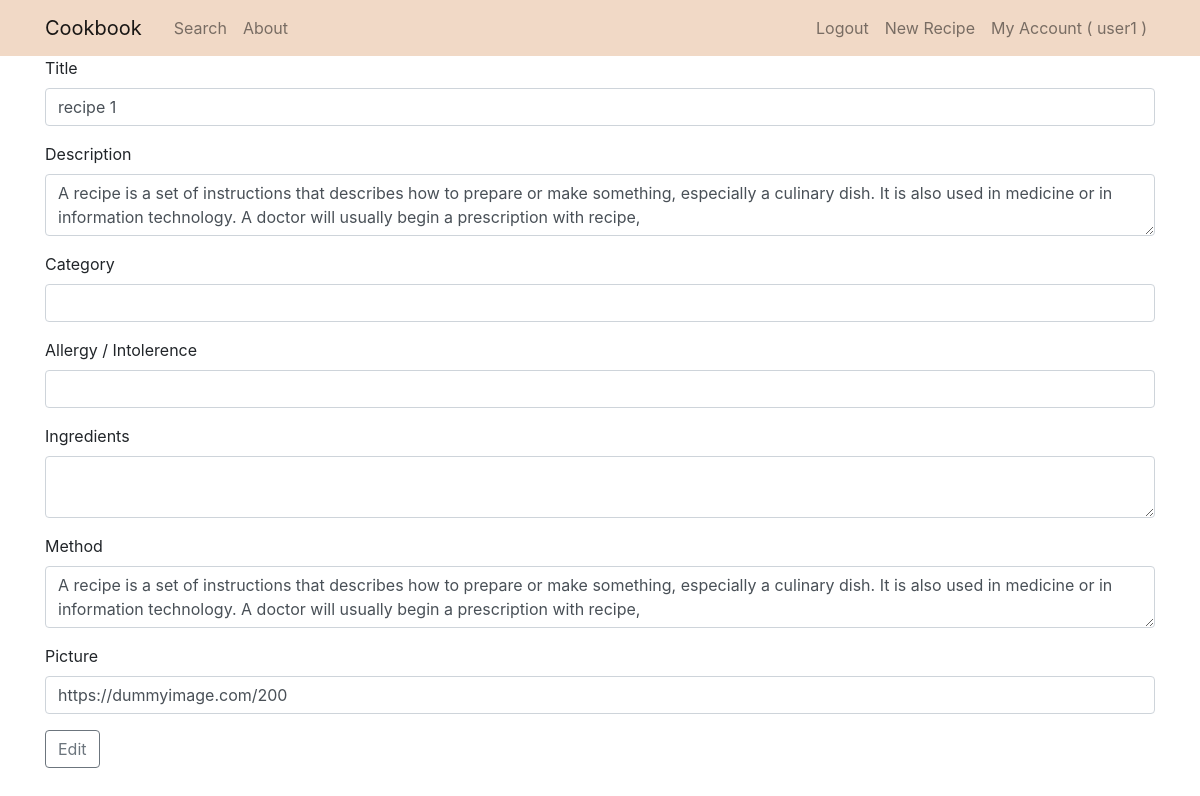
/recipe/1/edit (signed in), run on the app's committed database.
### cookbook/models.py (models this page shows, shortened)
class User(db.Model, UserMixin):
    id = db.Column(db.Integer, primary_key=True)
    username = db.Column(db.String(15), unique=True, nullable=False)
    email = db.Column(db.String(120), unique=True, nullable=False)
    password = db.Column(db.String(60), nullable=False)
    recipes = db.relationship('Recipe', backref='author', lazy=True)

class Recipe(db.Model):
    id = db.Column(db.Integer, primary_key=True)
    title = db.Column(db.String(100), nullable=False)
    category = db.Column(db.String(100), nullable=False, default='')
    requirement = db.Column(db.String(100), nullable=False, default='')
    ingredients = db.Column(db.Text, nullable=False, default='')
    date = db.Column(db.DateTime, nullable=False, default=datetime.utcnow)
    description = db.Column(db.Text, nullable=False, default='')
    method = db.Column(db.Text, nullable=False, default='')
    picture = db.Column(db.String(150), nullable=False, default='https://dummyimage.com/300')
    user_id = db.Column(db.Integer, db.ForeignKey('user.id'), nullable=False) # foreign key to the author of the recipe

### cookbook/routes.py (the view)
@app.route("/recipe/<int:recipe_id>/edit", methods=['GET', 'POST'])
@login_required
def edit_recipe(recipe_id):
    recipe = Recipe.query.get_or_404(recipe_id)
    if recipe.author != current_user:
        return abort(403)
    form = RecipeForm()
    form.submit.label.text = 'Edit'
    if form.validate_on_submit():
        recipe.title = form.title.data
        recipe.description = form.description.data
        recipe.method = form.method.data
        recipe.picture = form.picture.data
        db.session.commit()
        flash('Recipe updated', 'success')
        return redirect(url_for('recipe', recipe_id=recipe.id))
    elif request.method == 'GET':
        form.title.data = recipe.title
        form.description.data = recipe.description
        form.method.data = recipe.method
        form.picture.data = recipe.picture
    return render_template('new_recipe.html', form=form)

### cookbook/forms.py
class RecipeForm(FlaskForm):
    title = StringField('Title', validators=[DataRequired()])
    category = StringField('Category')
    requirement = StringField('Allergy / Intolerence')
    picture = StringField('Picture')
    description = TextAreaField('Description')
    ingredients = TextAreaField('Ingredients')
    method = TextAreaField('Method')
    submit = SubmitField('Create')

### cookbook/models.py (called while the page is built)
@login_manager.user_loader
def load_user(user_id):
    return User.query.get(int(user_id))

### cookbook/templates/new_recipe.html (shortened to what this page needs)
{% extends "main.html" %}
{% block content %}
<form method="POST" action="" novalidate>
    <div class="form-group">
        {{ form.title.label(class="form-control-label") }}
        {% if form.title.errors %}
            {{ form.title(class="form-control is-invalid")}}
            <div class="invalid-feedback">
                {% for error in form.title.errors %}
                    <span>{{ error }}</span>
                {% endfor %}
            </div>
        {% else %}
            {{ form.title(class="form-control") }}
        {% endif %}
    </div>
    <div class="form-group">
        {{ form.description.label(class="form-control-label") }}
        {% if form.description.errors %}
            {{ form.description(class="form-control is-invalid")}}
            <div class="invalid-feedback">
                {% for error in form.description.errors %}
                    <span>{{ error }}</span>
                {% endfor %}
            </div>
        {% else %}
            {{ form.description(class="form-control") }}
        {% endif %}
    </div>
    <div class="form-group">
        {{ form.category.label(class="form-control-label") }}
        {% if form.category.errors %}
            {{ form.category(class="form-control is-invalid")}}
            <div class="invalid-feedback">
                {% for error in form.category.errors %}
                    <span>{{ error }}</span>
                {% endfor %}
            </div>
        {% else %}
            {{ form.category(class="form-control") }}
        {% endif %}
    </div>
    <div class="form-group">
        {{ form.requirement.label(class="form-control-label") }}
        {% if form.category.errors %}
            {{ form.category(class="form-control is-invalid")}}
            <div class="invalid-feedback">
                {% for error in form.category.errors %}
                    <span>{{ error }}</span>
                {% endfor %}
            </div>
        {% else %}
            {{ form.category(class="form-control") }}
        {% endif %}
    </div>
    <div class="form-group">
        {{ form.ingredients.label(class="form-control-label") }}
        {% if form.ingredients.errors %}
            {{ form.ingredients(class="form-control is-invalid")}}
            <div class="invalid-feedback">
                {% for error in form.ingredients.errors %}
                    <span>{{ error }}</span>
                {% endfor %}
            </div>
        {% else %}
            {{ form.ingredients(class="form-control") }}
        {% endif %}
    </div>
    <div class="form-group">
        {{ form.method.label(class="form-control-label") }}
        {% if form.description.errors %}
            {{ form.method(class="form-control is-invalid")}}
            <div class="invalid-feedback">
                {% for error in form.method.errors %}
                    <span>{{ error }}</span>
                {% endfor %}
            </div>
        {% else %}
            {{ form.method(class="form-control") }}
        {% endif %}
    </div>
    <div class="form-group">
        {{ form.picture.label(class="form-control-label") }}
        {% if form.picture.errors %}
            {{ form.picture(class="form-control is-invalid")}}
            <div class="invalid-feedback">
                {% for error in form.picture.errors %}
                    <span>{{ error }}</span>
                {% endfor %}
            </div>
        {% else %}
            {{ form.picture(class="form-control") }}
        {% endif %}
    </div>
    <div class="form-group">
        {{ form.submit(class="btn btn-outline-secondary") }}
    </div>
</form>
{% endblock content %}

### cookbook/templates/main.html (shortened to what this page needs)
<!DOCTYPE html>
<html lang="en">
<head>
    <link rel="stylesheet" href="https://stackpath.bootstrapcdn.com/bootstrap/4.3.1/css/bootstrap.min.css"
>
    <link rel="stylesheet" type="text/css" href="{{ url_for('static', filename='css/style.css') }}">
</head>
<body>
    <nav class="navbar navbar-expand-lg navbar-light" style="background-color: #f1d9c6;">
        <div class="container">
            <a class="navbar-brand mr-4" href="{{ url_for('home') }}">Cookbook</a>
            <div class="collapse navbar-collapse" id="navbarToggle">
                <div class="navbar-nav mr-auto">
                    <a class="nav-item nav-link" href="{{ url_for('search') }}">Search</a>
                    <a class="nav-item nav-link" href="{{ url_for('about') }}">About</a>
                </div>
                <div class="navbar-nav">
                    {% if current_user.is_authenticated %}
                        <a class="nav-item nav-link" href="{{ url_for('logout') }}">Logout</a>
                        <a class="nav-item nav-link" href="{{ url_for('new_recipe') }}">New Recipe</a>
                        <a class="nav-item nav-link" href="{{ url_for('myaccount') }}">My Account ( {{ current_user.username }} )</a>
                    {% else %}
                        <a class="nav-item nav-link" href="{{ url_for('login') }}">Login</a>
                        <a class="nav-item nav-link" href="{{ url_for('register') }}">Register</a>
                    {% endif %}
                </div>
            </div>
    </nav>
    <main role="main" class="container">
        <div class="row">
            <div class="col">
                {% block content %}{% endblock %}
            </div>
        </div>
    </main>
</body>
</html>

### data on the page
User: username "user1"
Recipe: title "recipe 1", description "A recipe is a set of instructions that describes how to prepare or make something, especially a culinary dish. It is also used in medicine or in information technology. A doctor will usually begin a prescription with recipe,", method "A recipe is a set of instructions that describes how to prepare or make something, especially a culinary dish. It is also used in medicine or in information technology. A doctor will usually begin a prescription with recipe,", picture "https://dummyimage.com/200"
